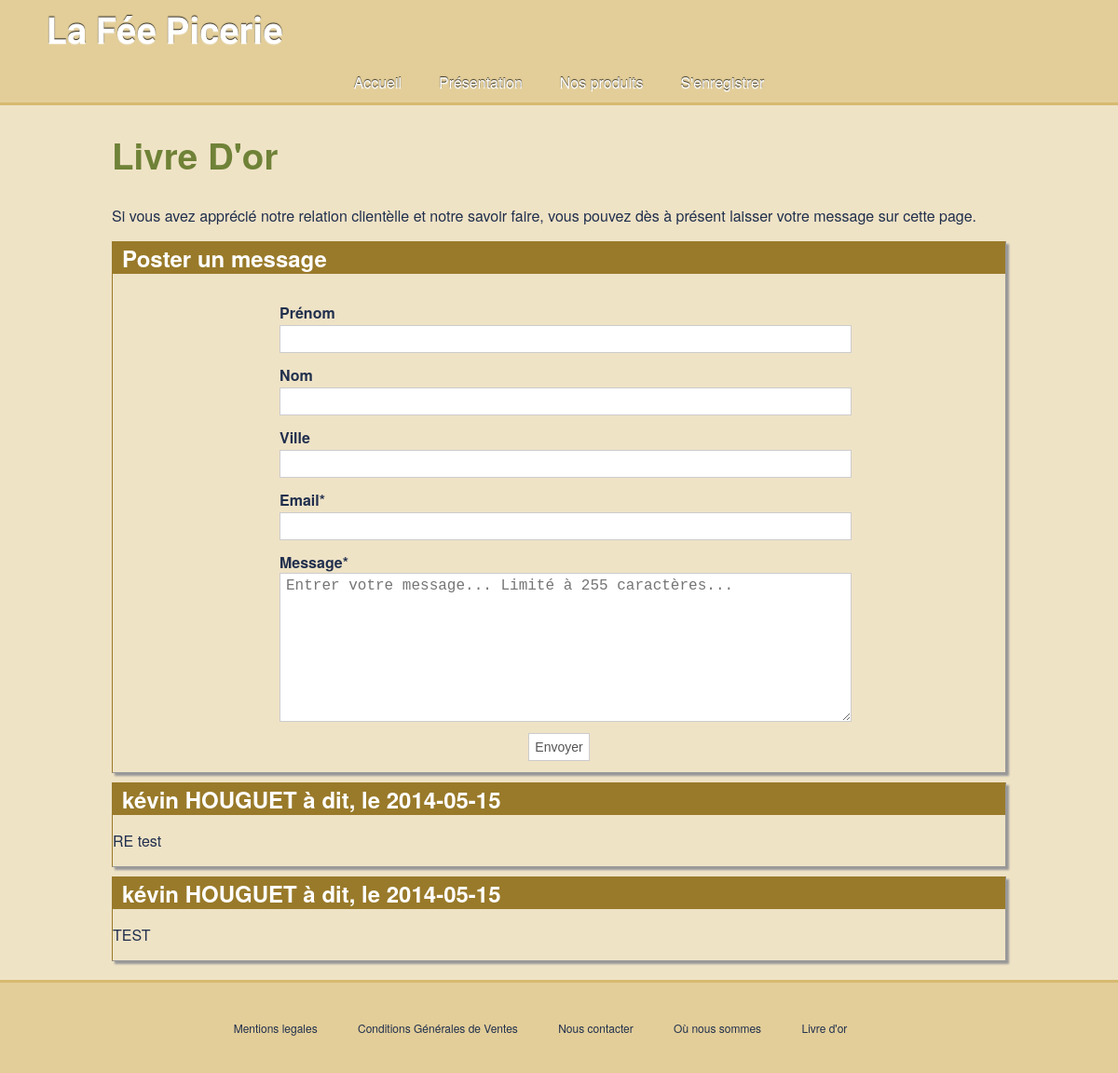
Screenshot of /?page=livre_d_or with the database file from the repository.
### tables this page shows
CREATE TABLE IF NOT EXISTS `livre_dor` (
  `livre_dor_code` int(11) NOT NULL AUTO_INCREMENT,
  `livre_dor_nom` varchar(50) DEFAULT NULL,
  `livre_dor_mail` varchar(50) DEFAULT NULL,
  `livre_dor_commentaire` varchar(255) DEFAULT NULL,
  `livre_dor_prenom` varchar(50) NOT NULL,
  `livre_dor_ville` varchar(100) NOT NULL,
  `livre_dor_date` date NOT NULL,
  PRIMARY KEY (`livre_dor_code`)
);

### webroot/index.php (called while the page is built, shortened)
<?php
require ROOT.DS.'controller/globalController.php';
?>

### model/livredor.php (called while the page is built, shortened)
<?php
function getLivre()
{
	global $db;
	$req = $db->query('SELECT * FROM livre_dor ORDER BY livre_dor_code DESC');
	return $req->fetchAll();
}
 ?>

### view/pages/livre_d_or.php (the view, shortened to what this page needs)
<h1>Livre D'or</h1>
<p>Si vous avez apprécié notre relation clientèlle et notre savoir faire, vous pouvez dès à présent laisser votre message sur cette page.</p>
<div class="box">
	<h1>Poster un message</h1>
	<form action="" method="post">
		<div class="box-form">
			<label for="prenom">Prénom</label>
			<input type="text" name="prenom"><br>
			<label for="nom">Nom</label>
			<input type="text" name="nom"><br>
			<label for="ville">Ville</label>
			<input type="text" name="ville"><br>
			<label for="email">Email*</label>
			<input type="text" name="email"><br>
			<label for="msg">Message*</label>
			<textarea name="msg" id="" cols="30" rows="10" placeholder="Entrer votre message... Limité à 255 caractères..."></textarea>
		</div><br>
			<input type="submit" value="Envoyer">
	</form>
</div>
<?php foreach ($livre as $l): ?>
	<div class="box">
			<h1><?php echo $l['livre_dor_prenom'].' '.strtoupper($l['livre_dor_nom']); ?> à dit, <span class="subtitle">le <?php echo $l['livre_dor_date'] ?></span></h1>
			<p><?php echo $l['livre_dor_commentaire'] ?></p>
	</div>
<?php endforeach ?>

### webroot/css/default.css (style rules this page uses)
html { height: 100%; }
body { height: 100%; font-size: 12pt; color: #202f4d; background-color: #efe3c6; margin:0; padding:0; font-family: "Helvetica Neue", Helvetica, Arial, sans-serif; }
h1, h2, h3, h4, h5 { color: #6f8237; text-align: left; }
h1 { font-size: 38.5px; }
p { text-align: justify; }
textarea { resize:none; }
button, input, select, textarea { margin: 0; font-size: 100%; vertical-align: middle; }
input { width: 200px; display: inline-block; height: 20px; font-size: 14px; line-height: 20px; margin: 2px 0; }
label, select, button, input[type="button"], input[type="reset"], input[type="submit"], input[type="radio"], input[type="checkbox"] { cursor: pointer; }
input, textarea, select { color: #555555; vertical-align: middle; background-color: #ffffff; border: 1px solid #cccccc; padding: 4px 6px; }
input[type="submit"], input[type="radio"] { height: auto; width: auto; }
input[type="submit"] { cursor: pointer; }
.box { border-bottom: 1px solid #989898; border-right: 1px solid #989898; border-top: 1px solid #997a2a; border-left: 1px solid #997a2a; margin:10px 0; text-align: left; box-shadow: 3px 3px 2px #989898; vertical-align: top; }
.box h1 { padding: 0; padding-left: 10px; margin:0; font-size: 1.5em; color: #fff; background-color: #997a2a; }
.box form { text-align: center; margin:10px; }
.box-form { display: inline-block; text-align: left; padding:10px; min-width:600px; }
.box-form label { display: inline-block; margin-top:10px; font-weight: bold; }
.box-form textarea { width: 100%; height: 150px; resize:vertical; }
.box-form input[type="text"], .box-form select { width:100%; }

### rows the page displays
livre_dor: livre_dor_prenom "kévin", livre_dor_nom "HOUGUET", livre_dor_date "2014-05-15", livre_dor_commentaire "RE test"
livre_dor: livre_dor_prenom "kévin", livre_dor_nom "HOUGUET", livre_dor_date "2014-05-15", livre_dor_commentaire "TEST"
